Frame 1 (no input): blank canvas, image omitted
Frame 60 (no input): blank canvas, image omitted
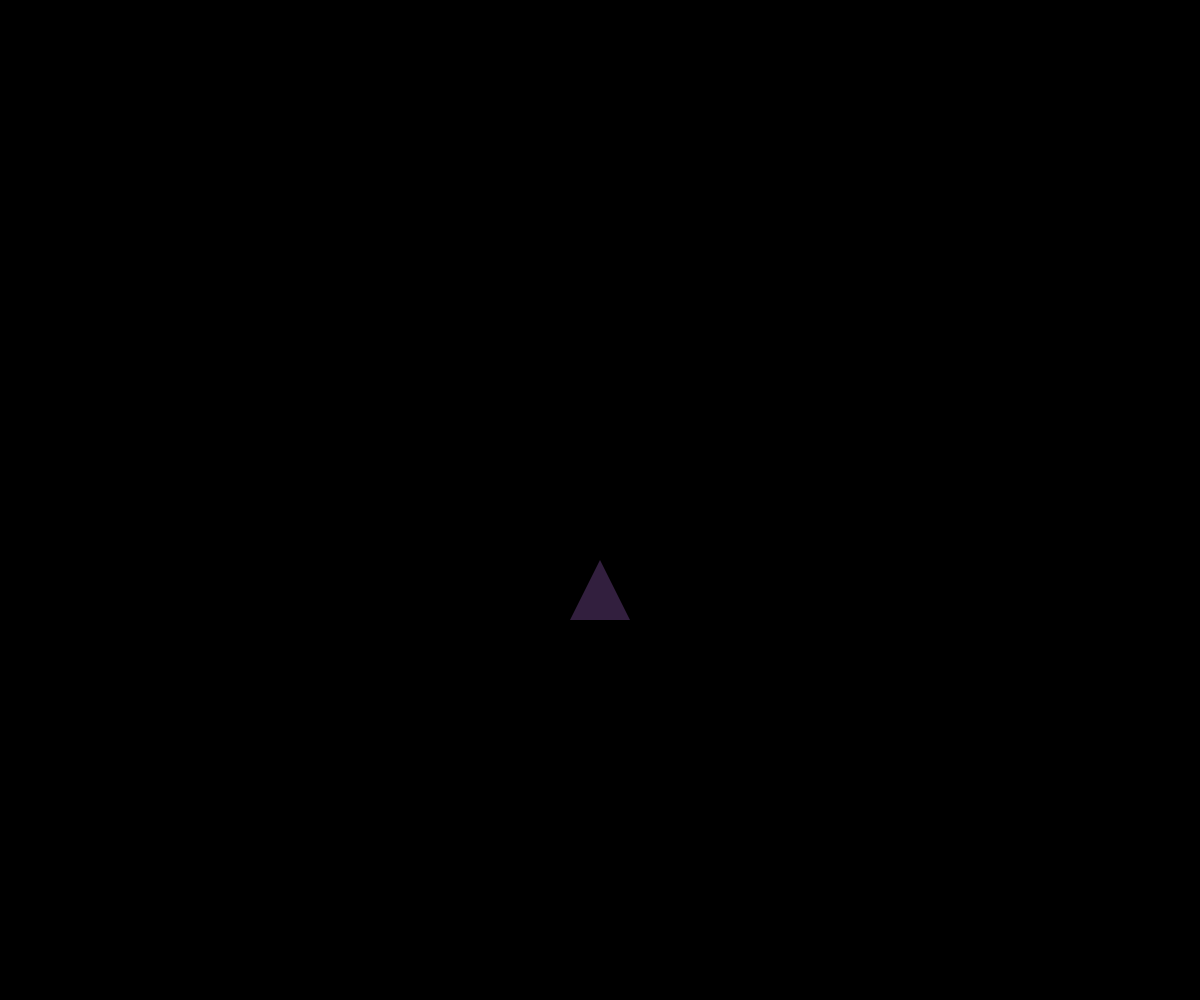
Frame 120 (the mouse pressed at the canvas centre since frame 60)

The p5.js sketch whose frames 1 and 60 were blank and that drew this single picture after the mouse press (run headless with seeded random() and noise() and a simulated clock; from frame 60 on, the mouse is pressed at the canvas centre):

// p5.js sketch
// ── sketch.js
// https://editor.p5js.org/jht9629-nyu/sketches/Dj-gZ4WBi
// shape drop - trush remix

let items = [];
// let balls = [];
// let cubes = [];
// let tri = [];

let shapes = [0, 1, 2];
// let shapes = [0];
// let shapes = [1];
// let shapes = [2];

let demo = false;  // run() enables demo mode
let maxCount = 100;

function setup() {
  createCanvas(windowWidth, windowHeight);
}

function draw() {
  background(0);

  for (let item of items) {
    item.render();
  }
  
  // for (let i = 0; i < items.length; i++) {
  //   items[i].move();
  //   items[i].show();
  // }

  for (let i = 0; i < items.length; i++) {
    let b1 = items[i];
    for (let j = i + 1; j < items.length; j++) {
      let b2 = items[j];
      if (b1.intersects(b2)) {
        // console.log('interects i', i, 'j', j)
        // stop this ball from moving since it touches another
        b2.speedY = 0;
        b1.speedY = 0;
      }
    }
  }

  //   for (let cube of cubes) {
  //     cube.move();
  //     cube.show();
  //   }

  //   for (let k = 0; k < tri.length; k++) {
  //     tri[k].move();
  //     tri[k].show();
  //   }

  if (demo && frameCount % 60 == 0) {
    let x = random(0, width);
    // let y = 0;
    let y = random(0, height / 2);
    addShape(random(shapes), x, y);
  }

  if (items.length > maxCount) {
    items.splice(0, 1);
  }
}

function run() {
  demo = 1;
}

function mousePressed() {
  console.log("in mousePressed");
  // to create random shapes
  addShape(random(shapes), mouseX, mouseY);
}

class Ball {
  constructor(x, y, r) {
    this.x = x;
    this.y = y;
    this.r = r;
    this.red = random(10, 250);
    this.blue = random(10, 160);
    this.green = random(80, 250);
    this.speedY = 1.5;
  }

  render() {
    this.move();
    this.show();
  }
  
  move() {
    if (this.y < height) {
      this.y = this.y + this.speedY;
    }
  }

  show() {
    noStroke();
    fill(this.red, this.green, this.blue, 160);
    ellipse(this.x, this.y, this.r * 2);
  }

  intersects(other) {
    let distance = dist(this.x, this.y, other.x, other.y);
    // return distance < this.r + other.r - 10;
    return distance < min(this.r, other.r) - 10;
  }
}

class Rect extends Ball {
  constructor(x, y, w, h) {
    super(x, y, min(w, h));
    this.x = x;
    this.y = y;
    this.w = w;
    this.h = h;
    this.red = random(120, 250);
    this.blue = random(30, 200);
    this.green = random(80, 250);
    this.speedY = 1.5;
  }

  move() {
    if (this.y < height - this.h) {
      this.y = this.y + this.speedY;
    }
  }

  show() {
    noStroke();
    fill(this.red, this.green, this.blue, 200);
    let x = this.x - this.w / 2;
    let y = this.y - this.h / 2;
    rect(x, y, this.w, this.h);
  }
}

class Tri extends Ball {
  constructor(x1, y1, x2, y2, x3, y3) {
    super(x1, y1, abs(x2 - x1));

    this.x2 = x2;
    this.y2 = y2;

    this.x3 = x3;
    this.y3 = y3;

    this.speedY = 1.5;

    this.red = random(30, 200);
    this.blue = random(80, 160);
    this.green = random(10, 240);
  }

  move() {
    if (this.y < height && this.y2 < height && this.y3 < height) {
      this.y = this.y + this.speedY;
      this.y2 = this.y2 + this.speedY;
      this.y3 = this.y3 + this.speedY;
    }
  }

  show() {
    noStroke();
    fill(this.red, this.green, this.blue, 160);
    triangle(this.x, this.y, this.x2, this.y2, this.x3, this.y3);
  }
}

// function drawshape(shape, mx, my) {
function addShape(shape, mx, my) {
  // creating random circle sizes
  if (shape == 0) {
    let r = random(10, 60);
    let b = new Ball(mx, my, r);
    items.push(b);
  }

  if (shape == 1) {
    // creating random rectangle sizes
    let w = random(15, 140);
    let h = random(10, 100);
    let c = new Rect(mx, my, w, h);
    items.push(c);
  }

  if (shape == 2) {
    // creating random equilateral triangles normal and flipped
    if (random() < 0.5) {
      let x1 = mx - 30;
      let y1 = my + 30;
      let x2 = mx + 30;
      let y2 = my + 30;
      let x3 = mx;
      let y3 = my - 30;
      let t = new Tri(x1, y1, x2, y2, x3, y3);
      items.push(t);
    } else {
      let x1 = mx - 30;
      let y1 = my - 30;
      let x2 = mx + 30;
      let y2 = my - 30;
      let x3 = mx;
      let y3 = my + 30;
      let t = new Tri(x1, y1, x2, y2, x3, y3);
      items.push(t);
    }
  }
}

// https://developer.mozilla.org/en-US/docs/Web/JavaScript/Guide/Using_classes

// https://editor.p5js.org/trush_24/sketches/VK_djxFVy
// Final_Mid Term ( ICM Teach help W8)
